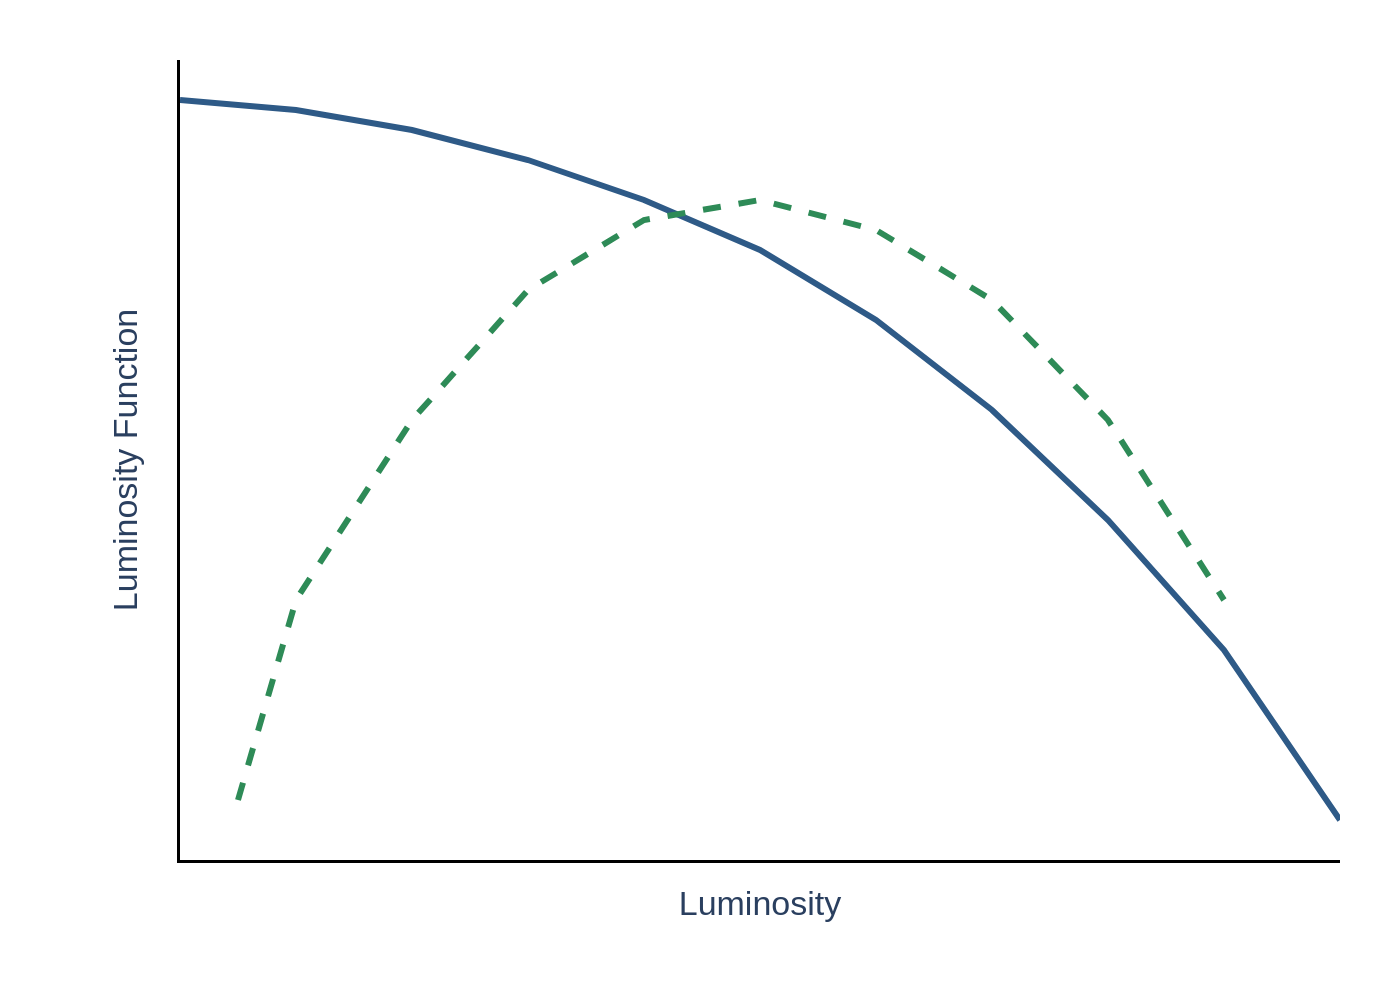

Source code (Python):
import sys
import json
import plotly.graph_objects as go

def main():
    """
    Main function to generate a chart from a JSON file.
    """
    if len(sys.argv) != 2:
        print(f"Usage: python {sys.argv[0]} <json_file_path>")
        sys.exit(1)

    json_path = sys.argv[1]

    try:
        with open(json_path, 'r', encoding='utf-8') as f:
            config = json.load(f)
    except FileNotFoundError:
        print(f"Error: The file '{json_path}' was not found.")
        sys.exit(1)
    except json.JSONDecodeError:
        print(f"Error: Could not decode JSON from the file '{json_path}'.")
        sys.exit(1)

    fig = go.Figure()

    chart_data = config.get('chart_data', [])
    colors = config.get('colors', [])

    for i, trace_data in enumerate(chart_data):
        fig.add_trace(go.Scatter(
            x=trace_data.get('x'),
            y=trace_data.get('y'),
            mode=trace_data.get('mode', 'lines'),
            line=dict(
                color=colors[i % len(colors)],
                dash=trace_data.get('line', {}).get('dash', 'solid'),
                width=3
            ),
            showlegend=False
        ))

    texts = config.get('texts', {})

    fig.update_layout(
        xaxis_title=texts.get('x_axis_title'),
        yaxis_title=texts.get('y_axis_title'),
        font=dict(family="Arial", size=14),
        plot_bgcolor='white',
        showlegend=False,
        xaxis=dict(
            showline=True,
            linewidth=1.5,
            linecolor='black',
            showticklabels=False,
            showgrid=False,
            zeroline=False,
            ticks=""
        ),
        yaxis=dict(
            showline=True,
            linewidth=1.5,
            linecolor='black',
            showticklabels=False,
            showgrid=False,
            zeroline=False,
            ticks=""
        ),
        margin=dict(l=90, r=30, t=30, b=70)
    )

    # Derive the base filename from the JSON path to create the output PNG filename
    if '/' in json_path:
        base_name = json_path.split('/')[-1]
    elif '\\' in json_path:
        base_name = json_path.split('\\')[-1]
    else:
        base_name = json_path
    
    if '.' in base_name:
        base_name = base_name.rsplit('.', 1)[0]

    output_filename = f"{base_name}.png"

    fig.write_image(output_filename, scale=2)
    print(f"Chart saved to {output_filename}")

if __name__ == "__main__":
    main()
